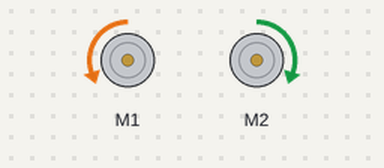
Recording of a sketch running on a simulated Arduino Leonardo, built with avr-gcc and run on an emulated ATmega32U4. Shown: 2 × DC motor (green arrow = forward, orange = backward, longer = faster). At 7.0 s the program stops and its outputs stay as they are.

Above: at 2.1 s.
At 7.1 s:
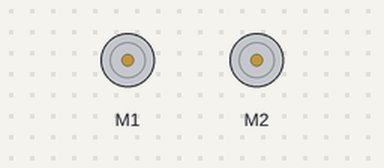
Timing chart, 0 to 8.5 s (numbered marks = the images above):
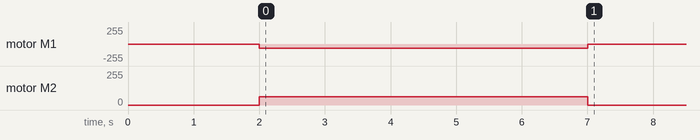

Measured:
- by itself, motor M1: stopped → backward 63/255 at 2.0 s, → stopped 5.0 s later
- by itself, motor M2: stopped → forward 63/255 at 2.0 s, → stopped 5.0 s later

The sketch:

square.ino
```cpp
#include <Pololu3piPlus32U4.h>

using namespace Pololu3piPlus32U4;

Motors motors;

void setup()
{
  delay(2000); // time to place robot
}

void loop()
{
  // Rotate in place (clockwise)
  motors.setSpeeds(-100, 100);
  delay(5000); // spin for 5 seconds

  // Stop
  motors.setSpeeds(0, 0);

  while(1); // stop forever
}
```
